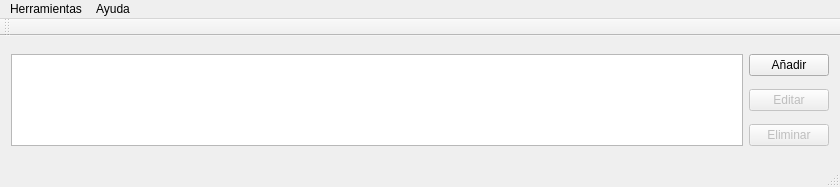
<?xml version="1.0" encoding="UTF-8"?>
<ui version="4.0">
 <class>MainWindow</class>
 <widget class="QMainWindow" name="MainWindow">
  <property name="geometry">
   <rect>
    <x>0</x>
    <y>0</y>
    <width>840</width>
    <height>187</height>
   </rect>
  </property>
  <property name="windowTitle">
   <string>MainWindow</string>
  </property>
  <widget class="QWidget" name="centralWidget">
   <layout class="QGridLayout" name="gridLayout">
    <item row="0" column="0" rowspan="3">
     <widget class="QTableView" name="ticketsTable">
      <property name="alternatingRowColors">
       <bool>true</bool>
      </property>
      <property name="selectionMode">
       <enum>QAbstractItemView::SingleSelection</enum>
      </property>
      <property name="selectionBehavior">
       <enum>QAbstractItemView::SelectRows</enum>
      </property>
     </widget>
    </item>
    <item row="0" column="1">
     <widget class="QPushButton" name="pushButton">
      <property name="text">
       <string>Añadir</string>
      </property>
     </widget>
    </item>
    <item row="2" column="1">
     <widget class="QPushButton" name="remove_Button">
      <property name="enabled">
       <bool>false</bool>
      </property>
      <property name="text">
       <string>Eliminar</string>
      </property>
     </widget>
    </item>
    <item row="1" column="1">
     <widget class="QPushButton" name="edit_Button">
      <property name="enabled">
       <bool>false</bool>
      </property>
      <property name="text">
       <string>Editar</string>
      </property>
     </widget>
    </item>
   </layout>
  </widget>
  <widget class="QMenuBar" name="menuBar">
   <property name="geometry">
    <rect>
     <x>0</x>
     <y>0</y>
     <width>840</width>
     <height>26</height>
    </rect>
   </property>
   <widget class="QMenu" name="menuArchivo">
    <property name="title">
     <string>Herramientas</string>
    </property>
    <addaction name="actionAddBuddy"/>
    <addaction name="actionConfigurar_BBDD"/>
   </widget>
   <widget class="QMenu" name="menuAyuda">
    <property name="title">
     <string>Ayuda</string>
    </property>
    <addaction name="actionSobre_Seis_De_Picas"/>
   </widget>
   <addaction name="menuArchivo"/>
   <addaction name="menuAyuda"/>
  </widget>
  <widget class="QToolBar" name="mainToolBar">
   <attribute name="toolBarArea">
    <enum>TopToolBarArea</enum>
   </attribute>
   <attribute name="toolBarBreak">
    <bool>false</bool>
   </attribute>
  </widget>
  <widget class="QStatusBar" name="statusBar"/>
  <action name="actionAddBuddy">
   <property name="text">
    <string>Añadir compañer@</string>
   </property>
  </action>
  <action name="actionConfigurar_BBDD">
   <property name="text">
    <string>Configurar BBDD</string>
   </property>
  </action>
  <action name="actionSobre_Seis_De_Picas">
   <property name="text">
    <string>Sobre Seis De Picas</string>
   </property>
  </action>
 </widget>
 <layoutdefault spacing="6" margin="11"/>
 <resources/>
 <connections>
  <connection>
   <sender>pushButton</sender>
   <signal>clicked()</signal>
   <receiver>MainWindow</receiver>
   <slot>addTicket()</slot>
   <hints>
    <hint type="sourcelabel">
     <x>830</x>
     <y>77</y>
    </hint>
    <hint type="destinationlabel">
     <x>737</x>
     <y>46</y>
    </hint>
   </hints>
  </connection>
  <connection>
   <sender>edit_Button</sender>
   <signal>clicked()</signal>
   <receiver>MainWindow</receiver>
   <slot>editTicket()</slot>
   <hints>
    <hint type="sourcelabel">
     <x>783</x>
     <y>104</y>
    </hint>
    <hint type="destinationlabel">
     <x>605</x>
     <y>158</y>
    </hint>
   </hints>
  </connection>
  <connection>
   <sender>ticketsTable</sender>
   <signal>clicked(QModelIndex)</signal>
   <receiver>MainWindow</receiver>
   <slot>enableButtons()</slot>
   <hints>
    <hint type="sourcelabel">
     <x>326</x>
     <y>137</y>
    </hint>
    <hint type="destinationlabel">
     <x>371</x>
     <y>156</y>
    </hint>
   </hints>
  </connection>
  <connection>
   <sender>remove_Button</sender>
   <signal>clicked()</signal>
   <receiver>MainWindow</receiver>
   <slot>deleteTicket()</slot>
   <hints>
    <hint type="sourcelabel">
     <x>812</x>
     <y>136</y>
    </hint>
    <hint type="destinationlabel">
     <x>804</x>
     <y>157</y>
    </hint>
   </hints>
  </connection>
 </connections>
 <slots>
  <slot>addTicket()</slot>
  <slot>editTicket()</slot>
  <slot>enableButtons()</slot>
  <slot>deleteTicket()</slot>
 </slots>
</ui>
